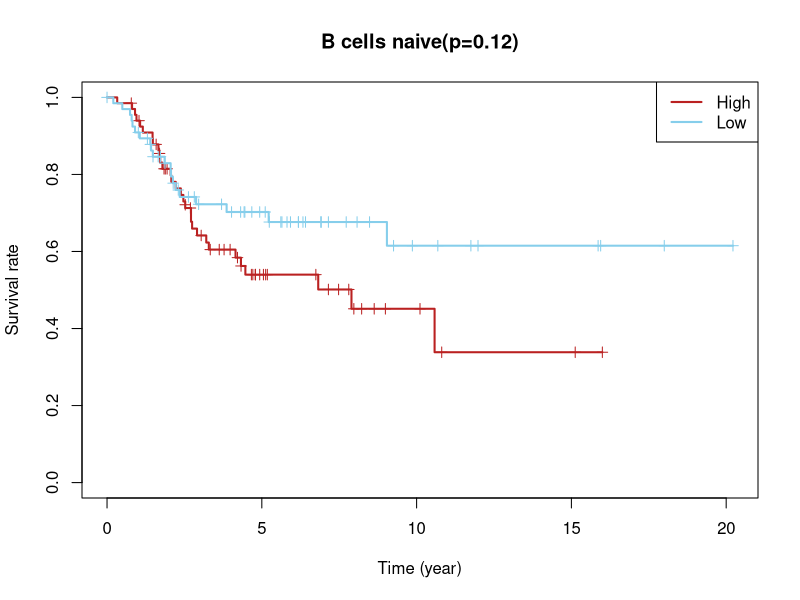
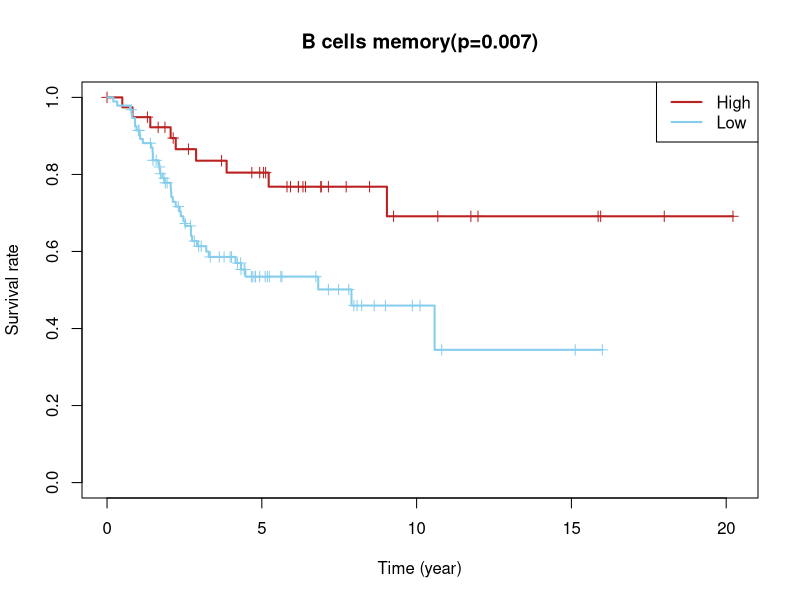
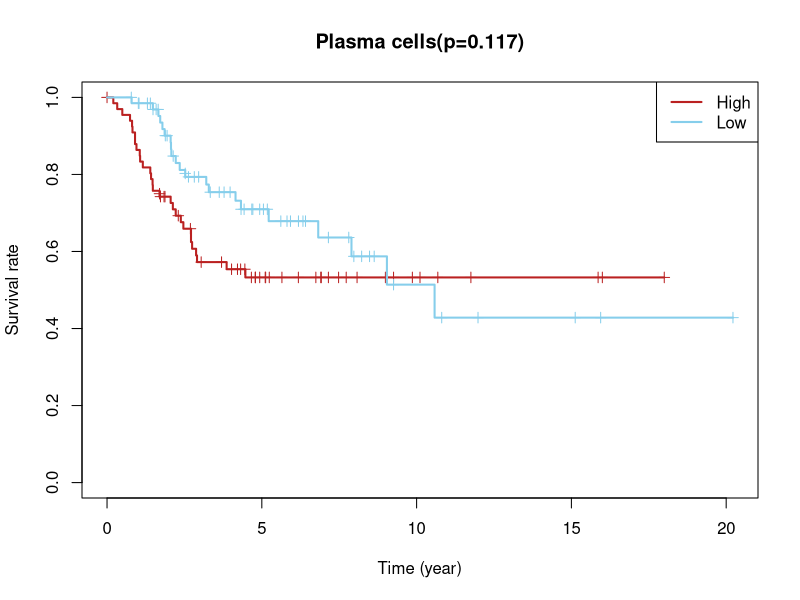
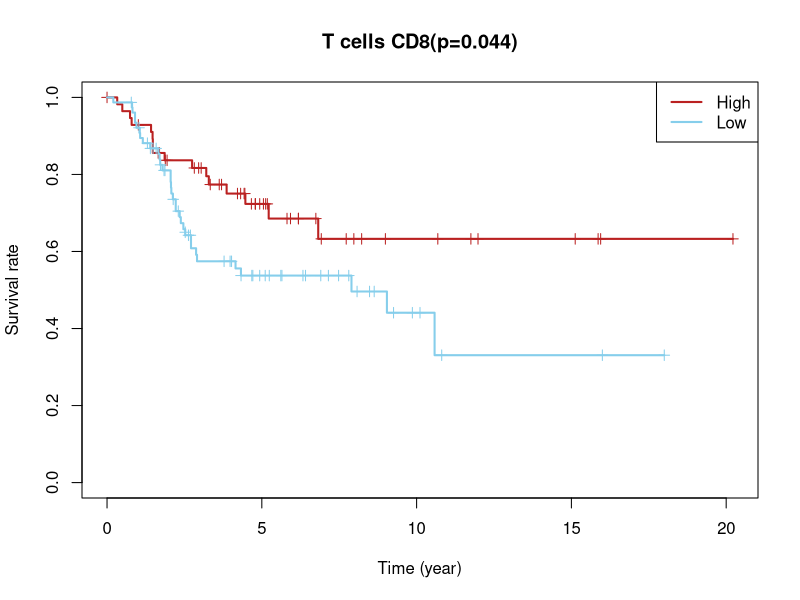
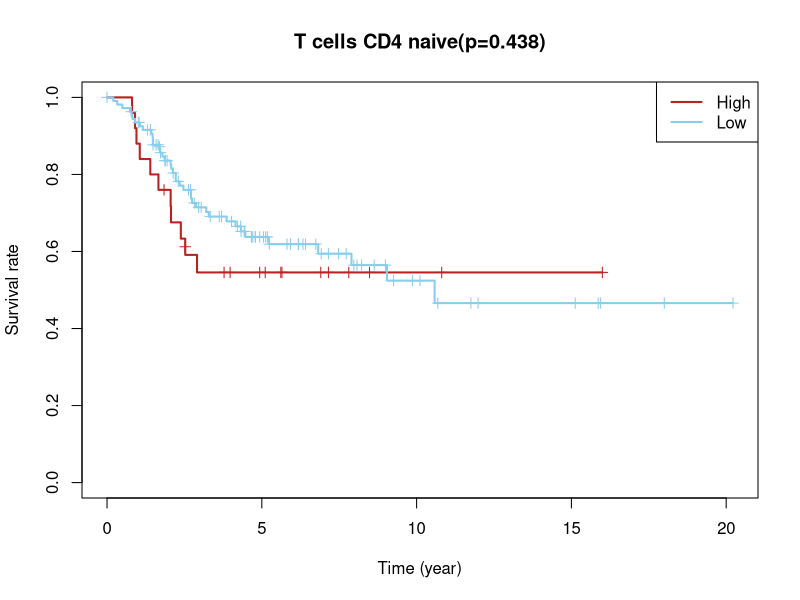
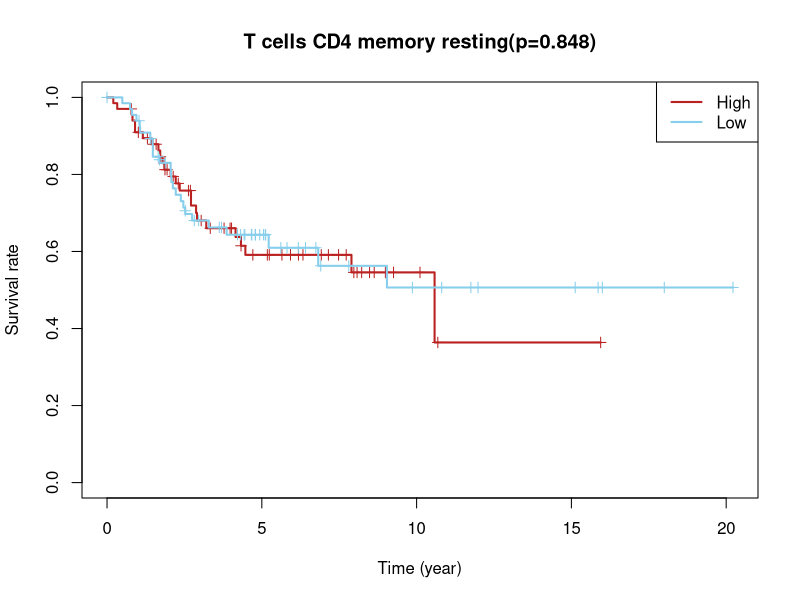
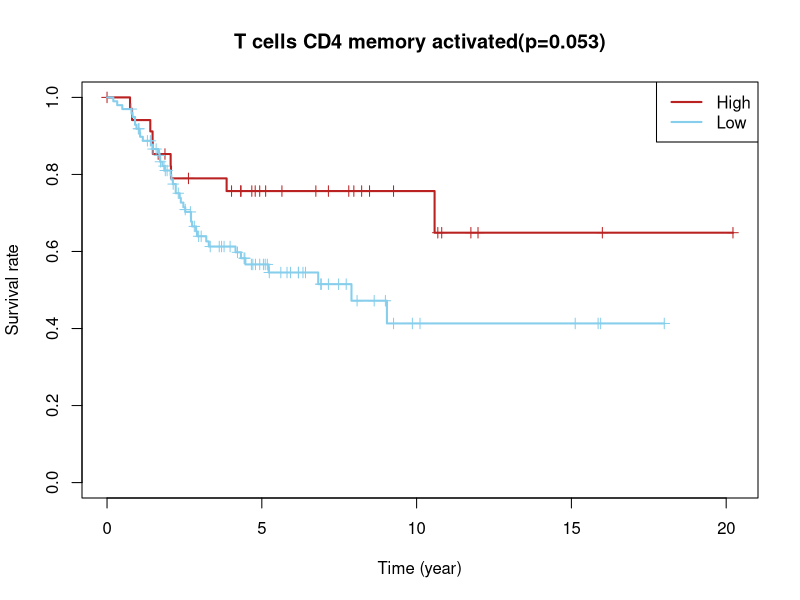
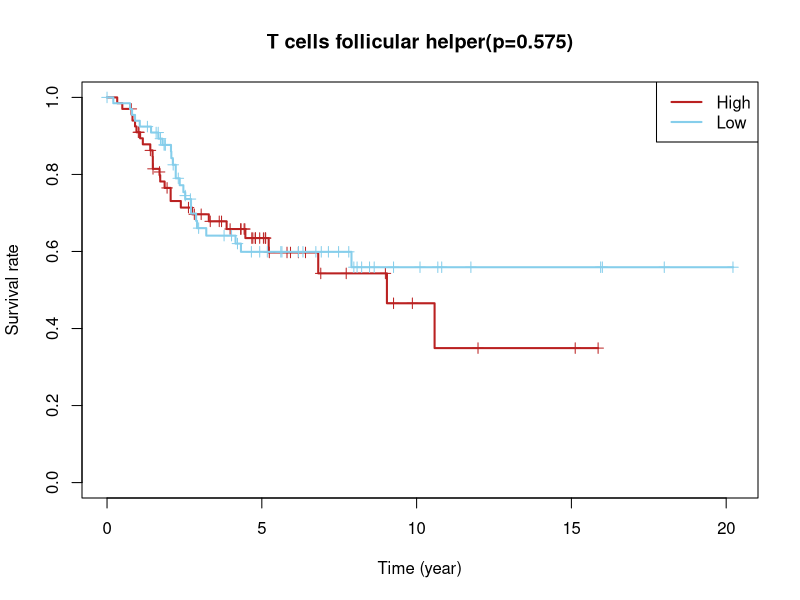

Write R code to recreate these figures, in order.

picDir="picture"                                              
dir.create(picDir)

library(survival)
rt=read.table("expTime.txt",header=T,sep="\t",check.names=F)
rt$futime=rt$futime/365                                        
outTab=data.frame()

for(gene in colnames(rt[,4:ncol(rt)])){
  a=rt[,gene]<=median(rt[,gene])
  if (TRUE & FALSE %in% a){
  diff=survdiff(Surv(futime, fustat) ~a,data = rt)
  pValue=1-pchisq(diff$chisq,df=1)
  outTab=rbind(outTab,cbind(gene=gene,pvalue=pValue))
  pValue=round(pValue,3)

  fit <- survfit(Surv(futime, fustat) ~ a, data = rt)
  summary(fit)

  pdf(file=paste(picDir,"\\",gene,".survival.pdf",sep=""),
       width = 6,            
       height =5,            
       bg="white")
  plot(fit, 
     lwd=2,
     col=c("#BA2121", "#86CEEB"),
     xlab="Time (year)",
     mark.time=T,
     ylab="Survival rate",
     main=paste(gene,"(p=", pValue ,")",sep="") )
  legend("topright", 
       c("High","Low"), 
       lwd=2, 
       col=c("#BA2121", "#86CEEB"))
  dev.off()
  }
}
write.table(outTab,file="survival.xls",sep="\t",row.names=F,quote=F)
